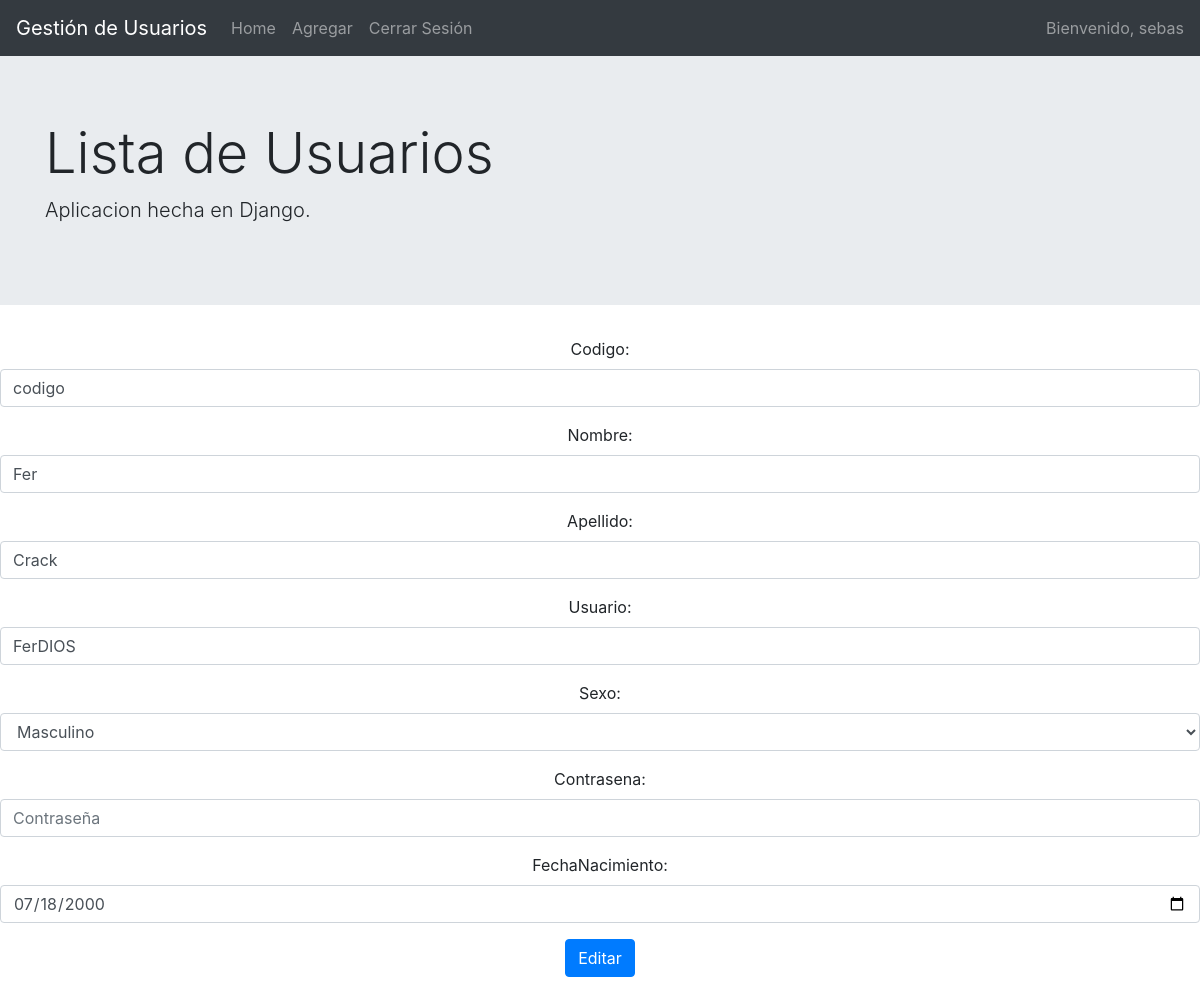
The app's page /update/101/ (signed in) with its own data.
### CRUD/Apps/GestionUsuarios/models.py (models this page shows, shortened)
class Usuario(models.Model):
    codigo = models.CharField(max_length=6)
    Nombre = models.CharField(max_length=40)
    Apellido = models.CharField(max_length=40)
    FechaNacimiento = models.DateField()
    Usuario = models.CharField(max_length=40)
    SEXOS = (('F', 'Femenino'), ('M', 'Masculino'))
    Sexo = models.CharField(max_length=1, choices=SEXOS, default='M')
    Contrasena = models.CharField(max_length=20)

### CRUD/Apps/GestionUsuarios/views.py (the view)
# urls.py: path('update/<int:usuario_id>/', views.update, name='update'),
def update(request, usuario_id):
    usuario = Usuario.objects.get(id=usuario_id)
    if request.method == 'POST':
        form = UsuarioForm(request.POST, instance=usuario)
        if form.is_valid():
            form.save()
            return redirect('home')
    else:
        form = UsuarioForm(instance=usuario)
    context = {'form': form}
    return render(request, 'GestionUsuarios/update.html', context)

### CRUD/Apps/GestionUsuarios/forms.py
class UsuarioForm(forms.ModelForm):
    class Meta:
        model = Usuario
        fields = ('codigo',
                  'Nombre',
                  'Apellido',
                  'Usuario',
                  'Sexo',
                  'Contrasena',
                  'FechaNacimiento')
        widgets = {
            'codigo': forms.TextInput(attrs={'class': 'form-control', 'placeholder': '#'}),
            'Nombre': forms.TextInput(attrs={'class': 'form-control', 'placeholder': 'Nombre'}),
            'Apellido': forms.TextInput(attrs={'class': 'form-control', 'placeholder': 'Apellido'}),
            'Usuario': forms.TextInput(attrs={'class': 'form-control', 'placeholder': 'Usuario'}),
            'Sexo': forms.Select(attrs={'class': 'form-control', 'placeholder': 'Sexo'}),
            'Contrasena': forms.PasswordInput(attrs={'class': 'form-control', 'placeholder': 'Contraseña'}),
            'FechaNacimiento': forms.DateInput(
        format=('%Y-%m-%d'),
        attrs={'class': 'form-control',
               'placeholder': 'Select a date',
               'type': 'date'
              }),
        }

### CRUD/Apps/GestionUsuarios/templates/GestionUsuarios/update.html (shortened to what this page needs)
{% extends 'GestionUsuarios/layout.html' %}
{% block content %}
{% if request.session.Usuario %}
<div class="form-group" align="center">
        <form method="post">
    {{ form.as_p }}
    <button type="submit" class="btn btn-primary">Editar</button>
        </form>
</div>
{% else %}
<h1>No tienes acceso</h1>
{% endif %}
{% endblock %}

### records on screen
Usuario: codigo "codigo", Nombre "Fer", Apellido "Crack", Usuario "FerDIOS", Sexo "Masculino", FechaNacimiento "07/18/2000"

### other values on screen
{{ request.session.Usuario }} "sebas"
